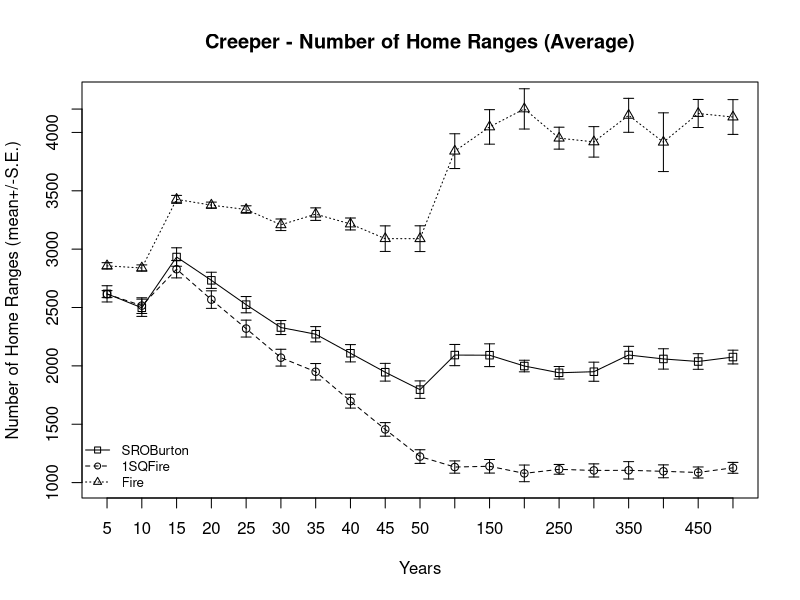
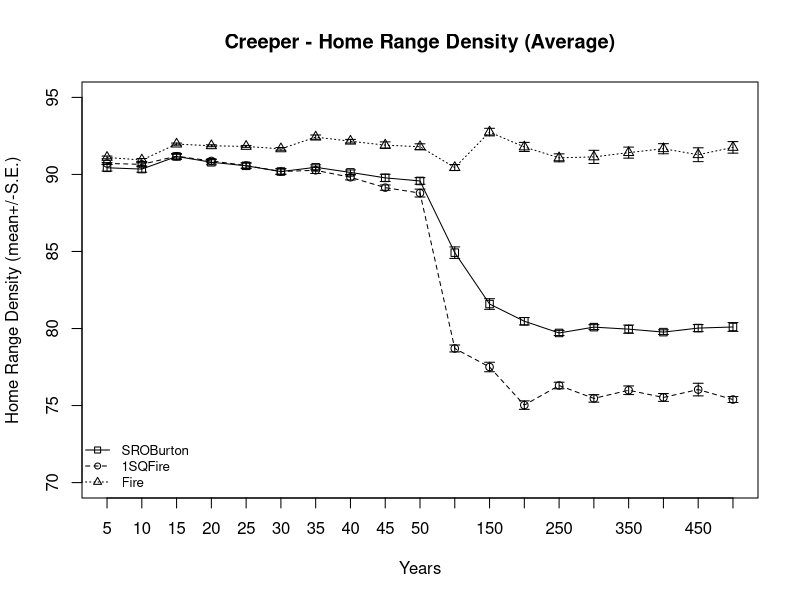
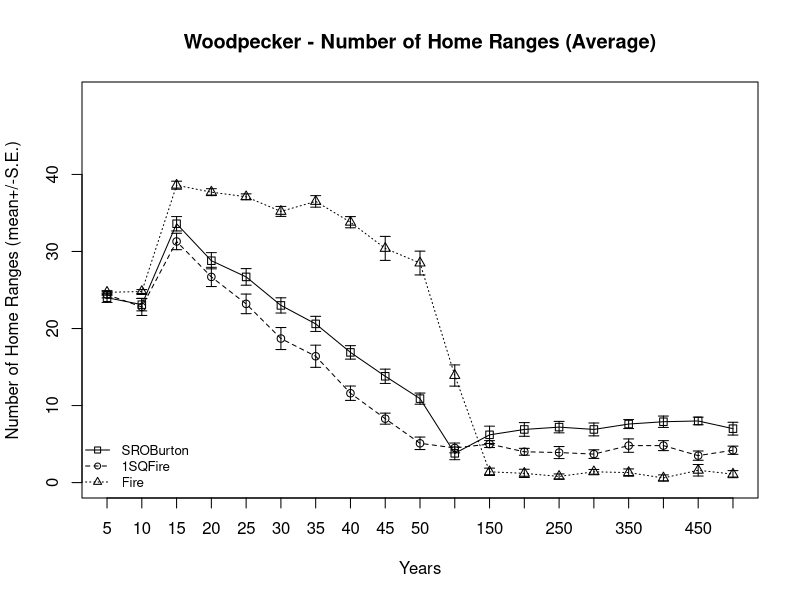
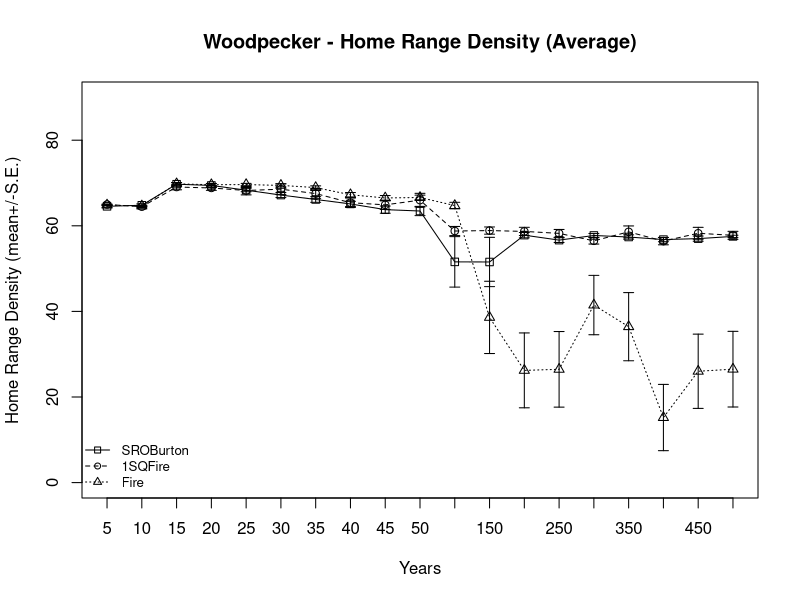
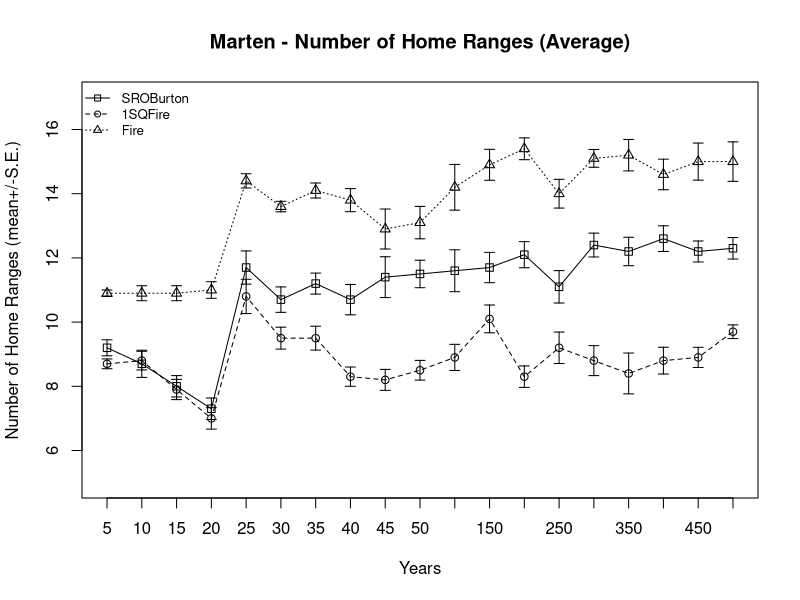
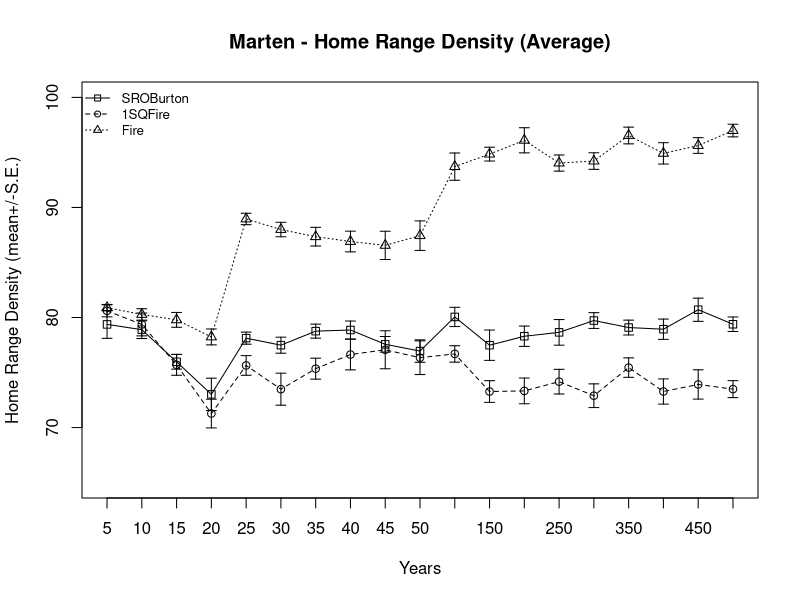

These figures' R source, in order:
#Ricardo's data plots
#Greg Huang

#Set working directory
setwd("C:/Users/Greg/Documents/4th/EEB498/EEB498_Project")

#load in data for creeper
creeper_data <- read.csv("Creeper_data.csv", header = TRUE)
str(creeper_data)

#load in data for woodpecker
woodpecker_data <- read.csv("Woodpecker_data.csv", header = TRUE)
str(woodpecker_data)

#load in data for marten
marten_data <- read.csv("Marten_data.csv", header = TRUE)
str(marten_data)

##########Plot creeper data for Number of Home Ranges##########
index <- c(1:19)
y <- creeper_data$SROBurton_AVG_NHR
xlabel <- "Years"
ylabel <- "Number of Home Ranges (mean+/-S.E.)"
y2label <- "Home Range Density (mean+/-S.E.)"
avg_SRO <- creeper_data$SROBurton_AVG_NHR
err_SRO <- creeper_data$SROBurtonERROR_NHR
avg_SQ <- creeper_data$X1SQFireAVG_NHR
err_SQ <- creeper_data$X1SQFireERROR_NHR
avg_FIRE <- creeper_data$FireAVG_NHR
err_FIRE <- creeper_data$FireERROR_NHR
#plot SROBURTON_AVG
plot(y,type = "o", xlab = xlabel, ylab = ylabel, pch =0, ylim = c(1000,4300), axes = FALSE, ann = FALSE)
axis(1, at=1:19, lab=c(5,10,15,20,25,30,35,40,45,50,100,150,200,250,300,350,400,450,500))
title(main = "Creeper - Number of Home Ranges (Average)")
title(xlab = xlabel)
title(ylab = ylabel)
box()
#add line for 1SQFIRE_AVG
lines(creeper_data$X1SQFireAVG_NHR, type = "o", pch = 1, lty = 2)
#add line for FIRE_AVG
lines(creeper_data$FireAVG_NHR, type = "o", pch = 2, lty = 3)
axis(side = 2, at = c(1000,1500,2000,2500,3000,3500,4000,4200))
#add error bars for all three lines
arrows(index, avg_SRO-err_SRO, index, avg_SRO+err_SRO, length = 0.05, angle = 90, code = 3 )
arrows(index, avg_SQ-err_SQ, index, avg_SQ+err_SQ, length = 0.05, angle = 90, code = 3 )
arrows(index, avg_FIRE-err_FIRE, index, avg_FIRE+err_FIRE, length = 0.05, angle = 90, code = 3 )
#add legend
legend("bottomleft",legend =c("SROBurton", "1SQFire", "Fire"), lty = 1:3, pch = 0:2, cex = 0.8, bty = "n")

##########plot creeper data for home range density (HRD)##########
y <- creeper_data$SROBurton_AVG_HRD
avg_SRO <- creeper_data$SROBurton_AVG_HRD
err_SRO <- creeper_data$SROBurtonERROR_HRD
avg_SQ <- creeper_data$X1SQFireAVG_HRD
err_SQ <- creeper_data$X1SQFireERROR_HRD
avg_FIRE <- creeper_data$FireAVG_HRD
err_FIRE <- creeper_data$FireERROR_HRD
#plot SROBURTON_AVG
plot(y,type = "o", xlab = xlabel, ylab = ylabel, pch =0, ylim = c(70,95), axes = FALSE, ann = FALSE)
axis(1, at=1:19, lab=c(5,10,15,20,25,30,35,40,45,50,100,150,200,250,300,350,400,450,500))
title(main = "Creeper - Home Range Density (Average)")
title(xlab = xlabel)
title(ylab = y2label)
box()
#add line for 1SQFIRE_AVG
lines(avg_SQ, type = "o", pch = 1, lty = 2)
#add line for FIRE_AVG
lines(avg_FIRE, type = "o", pch = 2, lty = 3)
axis(side = 2, at = c(70,75,80,85,90,95))
#add error bars for all three lines
arrows(index, avg_SRO-err_SRO, index, avg_SRO+err_SRO, length = 0.05, angle = 90, code = 3 )
arrows(index, avg_SQ-err_SQ, index, avg_SQ+err_SQ, length = 0.05, angle = 90, code = 3 )
arrows(index, avg_FIRE-err_FIRE, index, avg_FIRE+err_FIRE, length = 0.05, angle = 90, code = 3 )
#add legend
legend("bottomleft",legend =c("SROBurton", "1SQFire", "Fire"), lty = 1:3, pch = 0:2, cex = 0.8, bty = "n")

##########plot woodpecker data for number of home ranges (NHR)##########
y <- woodpecker_data$SROBurton_AVG_NHR
avg_SRO <- woodpecker_data$SROBurton_AVG_NHR
err_SRO <- woodpecker_data$SROBurtonERROR_NHR
avg_SQ <- woodpecker_data$X1SQFireAVG_NHR
err_SQ <- woodpecker_data$X1SQFireERROR_NHR
avg_FIRE <- woodpecker_data$FireAVG_NHR
err_FIRE <- woodpecker_data$FireERROR_NHR
#plot SROBURTON_AVG
plot(y,type = "o", xlab = xlabel, ylab = ylabel, pch =0, ylim = c(0,50), axes = FALSE, ann = FALSE)
axis(1, at=1:19, lab=c(5,10,15,20,25,30,35,40,45,50,100,150,200,250,300,350,400,450,500))
title(main = "Woodpecker - Number of Home Ranges (Average)")
title(xlab = xlabel)
title(ylab = ylabel)
box()
#add line for 1SQFIRE_AVG
lines(avg_SQ, type = "o", pch = 1, lty = 2)
#add line for FIRE_AVG
lines(avg_FIRE, type = "o", pch = 2, lty = 3)
axis(side = 2, at = c(0,10,20,30,40))
#add error bars for all three lines
arrows(index, avg_SRO-err_SRO, index, avg_SRO+err_SRO, length = 0.05, angle = 90, code = 3 )
arrows(index, avg_SQ-err_SQ, index, avg_SQ+err_SQ, length = 0.05, angle = 90, code = 3 )
arrows(index, avg_FIRE-err_FIRE, index, avg_FIRE+err_FIRE, length = 0.05, angle = 90, code = 3 )
#add legend
legend("bottomleft",legend =c("SROBurton", "1SQFire", "Fire"), lty = 1:3, pch = 0:2, cex = 0.8, bty = "n")

##########plot woodpecker data for home range density (HRD)##########
y <- woodpecker_data$SROBurton_AVG_HRD
avg_SRO <- woodpecker_data$SROBurton_AVG_HRD
err_SRO <- woodpecker_data$SROBurtonERROR_HRD
avg_SQ <- woodpecker_data$X1SQFireAVG_HRD
err_SQ <- woodpecker_data$X1SQFireERROR_HRD
avg_FIRE <- woodpecker_data$FireAVG_HRD
err_FIRE <- woodpecker_data$FireERROR_HRD
#plot SROBURTON_AVG
plot(y,type = "o", xlab = xlabel, ylab = ylabel, pch =0, ylim = c(0,90), axes = FALSE, ann = FALSE)
axis(1, at=1:19, lab=c(5,10,15,20,25,30,35,40,45,50,100,150,200,250,300,350,400,450,500))
title(main = "Woodpecker - Home Range Density (Average)")
title(xlab = xlabel)
title(ylab = y2label)
box()
#add line for 1SQFIRE_AVG
lines(avg_SQ, type = "o", pch = 1, lty = 2)
#add line for FIRE_AVG
lines(avg_FIRE, type = "o", pch = 2, lty = 3)
#format y-axis
axis(side = 2, at = c(0,20,40,60,80))
#add error bars for all three lines
arrows(index, avg_SRO-err_SRO, index, avg_SRO+err_SRO, length = 0.05, angle = 90, code = 3 )
arrows(index, avg_SQ-err_SQ, index, avg_SQ+err_SQ, length = 0.05, angle = 90, code = 3 )
arrows(index, avg_FIRE-err_FIRE, index, avg_FIRE+err_FIRE, length = 0.05, angle = 90, code = 3 )
#add legend
legend("bottomleft",legend =c("SROBurton", "1SQFire", "Fire"), lty = 1:3, pch = 0:2, cex = 0.8, bty = "n")

##########plot marten data for number of home ranges (NHR)##########
y <- marten_data$SROBurton_AVG_NHR
avg_SRO <- marten_data$SROBurton_AVG_NHR
err_SRO <- marten_data$SROBurtonERROR_NHR
avg_SQ <- marten_data$X1SQFireAVG_NHR
err_SQ <- marten_data$X1SQFireERROR_NHR
avg_FIRE <- marten_data$FireAVG_NHR
err_FIRE <- marten_data$FireERROR_NHR
#plot SROBURTON_AVG
plot(y,type = "o", xlab = xlabel, ylab = ylabel, pch =0, ylim = c(5,17), axes = FALSE, ann = FALSE)
axis(1, at=1:19, lab=c(5,10,15,20,25,30,35,40,45,50,100,150,200,250,300,350,400,450,500))
title(main = "Marten - Number of Home Ranges (Average)")
title(xlab = xlabel)
title(ylab = ylabel)
box()
#add line for 1SQFIRE_AVG
lines(avg_SQ, type = "o", pch = 1, lty = 2)
#add line for FIRE_AVG
lines(avg_FIRE, type = "o", pch = 2, lty = 3)
axis(side = 2, at = c(6,8,10,12,14,16))
#add error bars for all three lines
arrows(index, avg_SRO-err_SRO, index, avg_SRO+err_SRO, length = 0.05, angle = 90, code = 3 )
arrows(index, avg_SQ-err_SQ, index, avg_SQ+err_SQ, length = 0.05, angle = 90, code = 3 )
arrows(index, avg_FIRE-err_FIRE, index, avg_FIRE+err_FIRE, length = 0.05, angle = 90, code = 3 )
#add legend
legend("topleft",legend =c("SROBurton", "1SQFire", "Fire"), lty = 1:3, pch = 0:2, cex = 0.8, bty = "n")

##########plot marten data for home range density (HRD)##########
y <- marten_data$SROBurton_AVG_HRD
avg_SRO <- marten_data$SROBurton_AVG_HRD
err_SRO <- marten_data$SROBurtonERROR_HRD
avg_SQ <- marten_data$X1SQFireAVG_HRD
err_SQ <- marten_data$X1SQFireERROR_HRD
avg_FIRE <- marten_data$FireAVG_HRD
err_FIRE <- marten_data$FireERROR_HRD
#plot SROBURTON_AVG
plot(y,type = "o", xlab = xlabel, ylab = ylabel, pch =0, ylim = c(65,100), axes = FALSE, ann = FALSE)
axis(1, at=1:19, lab=c(5,10,15,20,25,30,35,40,45,50,100,150,200,250,300,350,400,450,500))
title(main = "Marten - Home Range Density (Average)")
title(xlab = xlabel)
title(ylab = y2label)
box()
#add line for 1SQFIRE_AVG
lines(avg_SQ, type = "o", pch = 1, lty = 2)
#add line for FIRE_AVG
lines(avg_FIRE, type = "o", pch = 2, lty = 3)
#format y-axis
axis(side = 2, at = c(70,80,90,100))
#add error bars for all three lines
arrows(index, avg_SRO-err_SRO, index, avg_SRO+err_SRO, length = 0.05, angle = 90, code = 3 )
arrows(index, avg_SQ-err_SQ, index, avg_SQ+err_SQ, length = 0.05, angle = 90, code = 3 )
arrows(index, avg_FIRE-err_FIRE, index, avg_FIRE+err_FIRE, length = 0.05, angle = 90, code = 3 )
#add legend
legend("topleft",legend =c("SROBurton", "1SQFire", "Fire"), lty = 1:3, pch = 0:2, cex = 0.8, bty = "n")